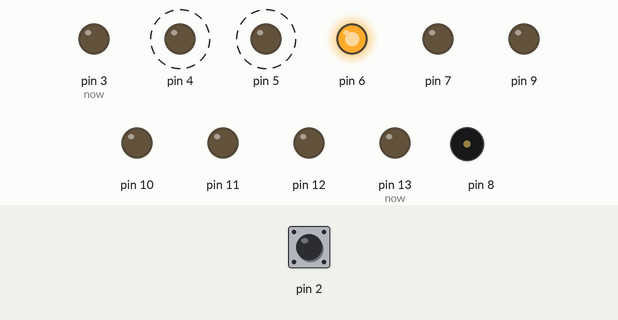
Recording of a sketch running on a simulated Arduino Uno, built with avr-gcc and run on an emulated ATmega328P. On the bench: output pins drawn as LEDs (lit = HIGH), buzzer (waves = sounding). Dashed ring = blinking. Inputs (shaded band) come from the test bench; at power-on: pin 2 HIGH. Pins used as bus, display or sensor lines are not drawn; what the sketch prints to the serial monitor is not drawn.

Above: at 1.45 s.
1.5 s: pin 2 pulled LOW for 0.15 s
At 1.75 s:
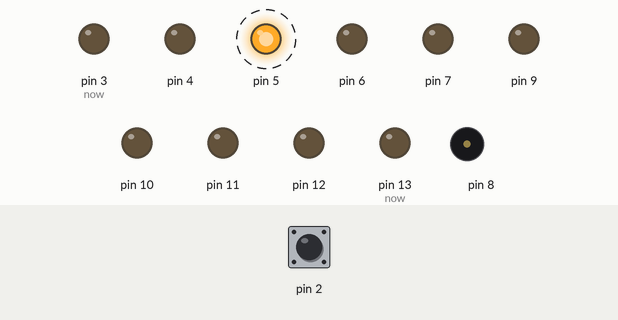
4.5 s: pin 2 pulled LOW for 1 s
At 4.75 s:
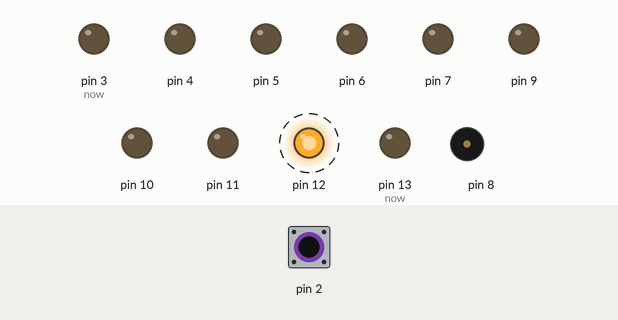
7.5 s: pin 2 pulled LOW for 3.2 s
At 7.85 s:
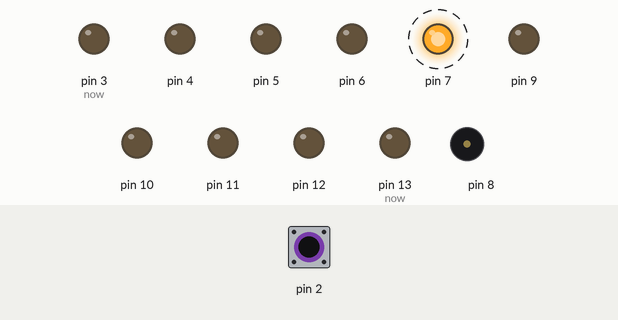
Timing chart, 0 to 18.2 s (numbered marks = the images above; inputs shaded):
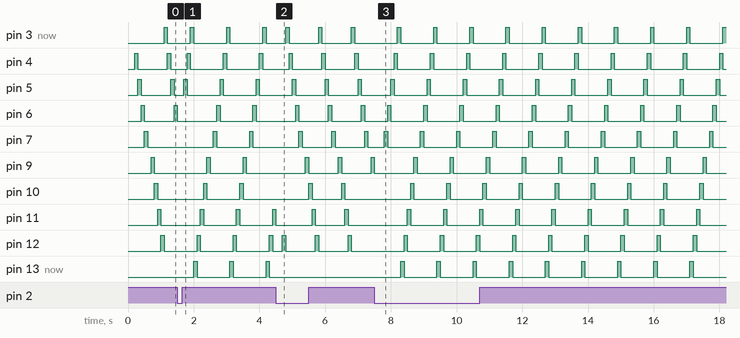

The sketch:

week06-4-arduion-serial-begin-write.ino
```cpp
//week06-4-arduion-serial-begin-write
//修改自week06-2-arduion-button-change-mode-LD-Eflow
int mode = 0;//0:從小變到大，1:從大變到小
void setup() {
  Serial.begin(9600);
  pinMode(2,INPUT_PULLUP);
  for(int i=3;i<=13;i++){
    pinMode(i,OUTPUT);
  }
    tone(8,523,100);delay(100);//Do
    tone(8,784,100);delay(100);//Mi
}
int prev = HIGH, now=3;//prev 是按鈕(前一瞬間的
void loop() {
  if(prev == HIGH && digitalRead(2) == LOW){//
    if (mode == 0){
      mode =1;//從0變1
      tone(8,784,100);delay(100);
      tone(8,523,100);delay(100);
    }
    else {
      mode = 0;//從1變0
      tone(8,523,100);delay(100);
      tone(8,784,100);delay(100);
    }
    prev = LOW;//前面的tone()Mi,Do人 放這裡

    if(mode==1)Serial.write('1');
    if(mode==0)Serial.write('0');
    }else if( prev == LOW && digitalRead(2) == HIGH){//放開的瞬間
     prev = HIGH;//把前面的tone()Mi,D人 放這裡
    }
    if(mode == 0){//0:從小變到大
      now++;
      if (now == 13)now = 3;//超過範圍，又變成3
      digitalWrite(now,HIGH);//亮
      delay(100);//等一下
      digitalWrite(now,LOW);//暗
      }else{//1:大變小
        now--;
        if (now<3)now = 13;
        digitalWrite(now,HIGH);//亮
        delay(100);//等一下
        digitalWrite(now,LOW);//暗
        }
}
```

Measured:
- after the input at 1.5 s, pin 13 (now): alternates HIGH for 0.10 s and LOW for 1.0 s, starting after 0.50 s; tone on pin 8: silent → 784 Hz at once, → 523 Hz 0.10 s later, → silent 0.10 s later
- after the input at 4.5 s, pin 13 (now): stops changing and stays LOW; tone on pin 8: silent → 523 Hz at once, → 784 Hz 0.10 s later, → silent 0.10 s later
- after the input at 7.5 s, pin 13 (now): alternates HIGH for 0.10 s and LOW for 1.0 s, starting after 0.80 s; tone on pin 8: silent → 784 Hz at once, → 523 Hz 0.10 s later, → silent 0.10 s later
- by itself, pin 3 (now), pin 4–7, pin 10–12: alternates HIGH for 0.10 s and LOW for 1.0 s
- by itself, pin 9: repeats every 1.1 s: HIGH 0.10 s, LOW 1.0 s
